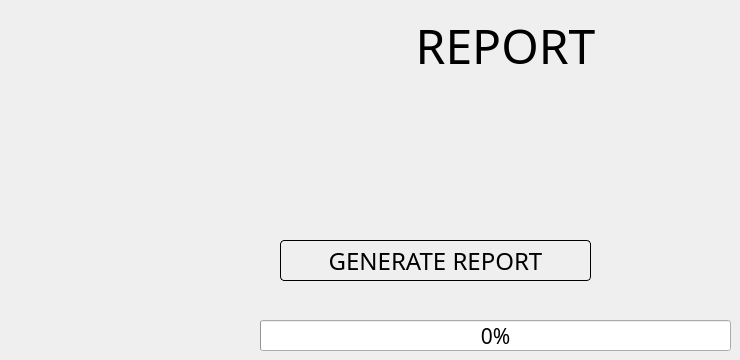
    <widget class="QWidget" name="Report_Tab">
     <property name="font">
      <font>
       <family>Arial</family>
       <pointsize>14</pointsize>
      </font>
     </property>
     <attribute name="title">
      <string>Report</string>
     </attribute>
     <widget class="QLabel" name="report_Header">
      <property name="geometry">
       <rect>
        <x>320</x>
        <y>20</y>
        <width>371</width>
        <height>51</height>
       </rect>
      </property>
      <property name="font">
       <font>
        <family>Gill Sans MT Condensed</family>
        <pointsize>36</pointsize>
        <weight>50</weight>
        <bold>false</bold>
       </font>
      </property>
      <property name="text">
       <string>REPORT</string>
      </property>
      <property name="alignment">
       <set>Qt::AlignCenter</set>
      </property>
     </widget>
     <widget class="QLabel" name="Logo_report">
      <property name="geometry">
       <rect>
        <x>0</x>
        <y>0</y>
        <width>121</width>
        <height>101</height>
       </rect>
      </property>
      <property name="text">
       <string/>
      </property>
      <property name="pixmap">
       <pixmap resource="SFI-white.qrc">:/newPrefix/SFI-white.png</pixmap>
      </property>
      <property name="scaledContents">
       <bool>true</bool>
      </property>
     </widget>
     <widget class="QProgressBar" name="Report_Progress">
      <property name="geometry">
       <rect>
        <x>260</x>
        <y>320</y>
        <width>471</width>
        <height>31</height>
       </rect>
      </property>
      <property name="font">
       <font>
        <family>Gill Sans MT</family>
        <pointsize>16</pointsize>
       </font>
      </property>
      <property name="autoFillBackground">
       <bool>true</bool>
      </property>
      <property name="value">
       <number>0</number>
      </property>
     </widget>
     <widget class="QPushButton" name="Generate_Report">
      <property name="geometry">
       <rect>
        <x>280</x>
        <y>240</y>
        <width>311</width>
        <height>41</height>
       </rect>
      </property>
      <property name="font">
       <font>
        <family>Gill Sans MT Condensed</family>
        <pointsize>18</pointsize>
        <weight>50</weight>
        <bold>false</bold>
       </font>
      </property>
      <property name="accessibleDescription">
       <string>&lt;html&gt;&lt;head/&gt;&lt;body&gt;&lt;p&gt;Click to load images into the report.&lt;/p&gt;&lt;/body&gt;&lt;/html&gt;</string>
      </property>
      <property name="styleSheet">
       <string notr="true">QPushButton{
border: 0.5px solid black;
 border-radius: 4px;
}
QPushButton:hover{
color:white;
background-color:green;
border: 0.5px solid black;
 border-radius: 4px;
}
QPushButton:pressed{
color:green;
background-color:white;
border: 0.5px solid black;
 border-radius: 4px;
}</string>
      </property>
      <property name="text">
       <string>GENERATE REPORT</string>
      </property>
      <property name="default">
       <bool>false</bool>
      </property>
      <property name="flat">
       <bool>false</bool>
      </property>
     </widget>
    </widget>
